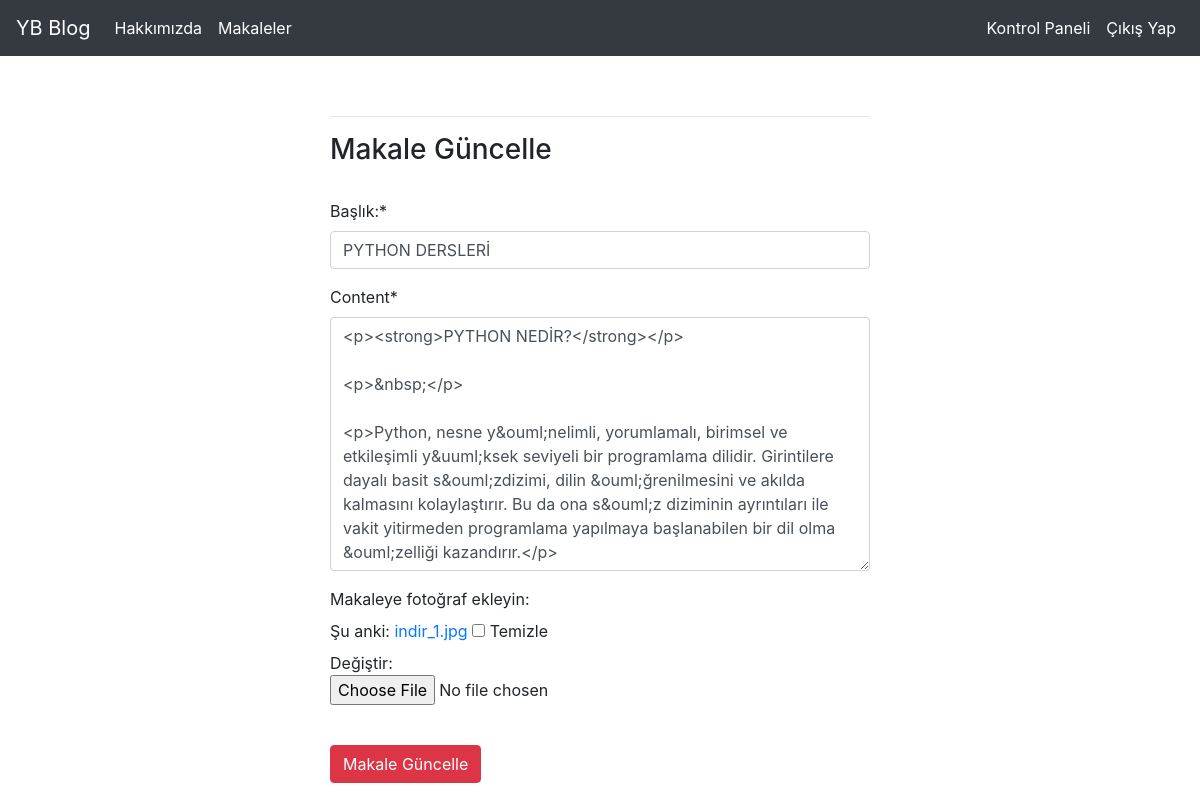
Page /articles/update/9 (signed in) on the committed database.
### article/models.py (models this page shows, shortened)
class Article(models.Model):
    author=models.ForeignKey("auth.User", on_delete=models.CASCADE, verbose_name="Yazar:")
    title=models.CharField(max_length=50, verbose_name="Başlık:")
    content=RichTextField()
    created_date=models.DateTimeField(auto_now_add=True, verbose_name="Oluşturulma Tarihi:")
    article_image=models.FileField(blank=True, null=True, verbose_name="Makaleye fotoğraf ekleyin:")
    class Meta:
        ordering = ['-created_date']

### article/views.py (the view)
# urls.py: path('update/<int:id>', views.updateArticle, name="update"),
@login_required(login_url="user:login")
def updateArticle(request,id):
    article=get_object_or_404(Article, id=id)
    form=ArticleForm(request.POST or None,request.FILES or None, instance=article)
    if form.is_valid():
        article=form.save(commit=False)
        article.author=request.user
        article.save()
        messages.success(request,"Makale başarıyla güncellendi.")
        return redirect("article:dashboard")
    return render(request,"update.html",{"form":form})

### article/forms.py
class ArticleForm(forms.ModelForm):
    class Meta:
        model = Article
        fields= ["title","content","article_image"]

### templates/update.html (shortened to what this page needs)
{% extends "layout.html" %}
{% block body %}
     {% load crispy_forms_tags %}
        <div class="row">
            <div class="col-md-6 offset-md-3">
            <hr>
            <form method="post" enctype="multipart/form-data">
                <h3>Makale Güncelle</h3>
                <br>
                {{form|crispy}}
                <br>
                <button type=submit class="btn btn-danger">Makale Güncelle</button>
            </form>
            </div>
        </div>
{% endblock body %}

### rows in the picture
Article: title "PYTHON DERSLERİ", content "<p><strong>PYTHON NEDİR?</strong></p> <p>&nbsp;</p> <p>Python, nesne y&ouml;nelimli, yorumlamalı, birimsel ve etkileşimli y&uuml;ksek seviyeli bir programlama dilidir. Girintilere dayalı basit s&ouml;zdizimi, dilin &ouml;ğrenilmesini ve akılda kalmasını kolaylaştırır. Bu da ona s&ouml;z diziminin ayrıntıları ile vakit yitirmeden programlama yapılmaya başlanabilen bir dil olma &ouml;zelliği kazandırır.</p>"
